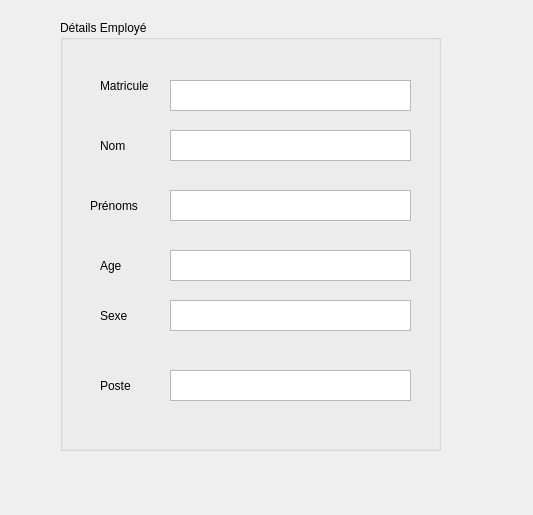
<?xml version="1.0" encoding="UTF-8"?>
<ui version="4.0">
 <class>Profilage</class>
 <widget class="QDialog" name="Profilage">
  <property name="geometry">
   <rect>
    <x>0</x>
    <y>0</y>
    <width>533</width>
    <height>515</height>
   </rect>
  </property>
  <property name="windowTitle">
   <string>Dialog</string>
  </property>
  <widget class="QGroupBox" name="groupBoxDetailEmploye">
   <property name="geometry">
    <rect>
     <x>60</x>
     <y>20</y>
     <width>381</width>
     <height>431</height>
    </rect>
   </property>
   <property name="title">
    <string>Détails Employé</string>
   </property>
   <widget class="QLabel" name="labelMatricule">
    <property name="geometry">
     <rect>
      <x>40</x>
      <y>50</y>
      <width>81</width>
      <height>31</height>
     </rect>
    </property>
    <property name="text">
     <string>Matricule </string>
    </property>
   </widget>
   <widget class="QLabel" name="labelNomEmploye">
    <property name="geometry">
     <rect>
      <x>40</x>
      <y>110</y>
      <width>81</width>
      <height>31</height>
     </rect>
    </property>
    <property name="text">
     <string>Nom</string>
    </property>
   </widget>
   <widget class="QLabel" name="labelPrenomEmploye">
    <property name="geometry">
     <rect>
      <x>30</x>
      <y>170</y>
      <width>81</width>
      <height>31</height>
     </rect>
    </property>
    <property name="text">
     <string>Prénoms</string>
    </property>
   </widget>
   <widget class="QLabel" name="labelAgeEmploye">
    <property name="geometry">
     <rect>
      <x>40</x>
      <y>230</y>
      <width>81</width>
      <height>31</height>
     </rect>
    </property>
    <property name="text">
     <string>Age</string>
    </property>
   </widget>
   <widget class="QLabel" name="labelSexeEmploye">
    <property name="geometry">
     <rect>
      <x>40</x>
      <y>280</y>
      <width>81</width>
      <height>31</height>
     </rect>
    </property>
    <property name="text">
     <string>Sexe</string>
    </property>
   </widget>
   <widget class="QLabel" name="labelPosteEmploye">
    <property name="geometry">
     <rect>
      <x>40</x>
      <y>350</y>
      <width>81</width>
      <height>31</height>
     </rect>
    </property>
    <property name="text">
     <string>Poste</string>
    </property>
   </widget>
   <widget class="QTextBrowser" name="textBrowserMatricule">
    <property name="geometry">
     <rect>
      <x>110</x>
      <y>60</y>
      <width>241</width>
      <height>31</height>
     </rect>
    </property>
   </widget>
   <widget class="QTextBrowser" name="textBrowserNom">
    <property name="geometry">
     <rect>
      <x>110</x>
      <y>110</y>
      <width>241</width>
      <height>31</height>
     </rect>
    </property>
   </widget>
   <widget class="QTextBrowser" name="textBrowserPrenom">
    <property name="geometry">
     <rect>
      <x>110</x>
      <y>170</y>
      <width>241</width>
      <height>31</height>
     </rect>
    </property>
   </widget>
   <widget class="QTextBrowser" name="textBrowserAge">
    <property name="geometry">
     <rect>
      <x>110</x>
      <y>230</y>
      <width>241</width>
      <height>31</height>
     </rect>
    </property>
   </widget>
   <widget class="QTextBrowser" name="textBrowserPoste">
    <property name="geometry">
     <rect>
      <x>110</x>
      <y>350</y>
      <width>241</width>
      <height>31</height>
     </rect>
    </property>
   </widget>
   <widget class="QTextBrowser" name="textBrowserSexe">
    <property name="geometry">
     <rect>
      <x>110</x>
      <y>280</y>
      <width>241</width>
      <height>31</height>
     </rect>
    </property>
   </widget>
  </widget>
 </widget>
 <resources/>
 <connections/>
</ui>
